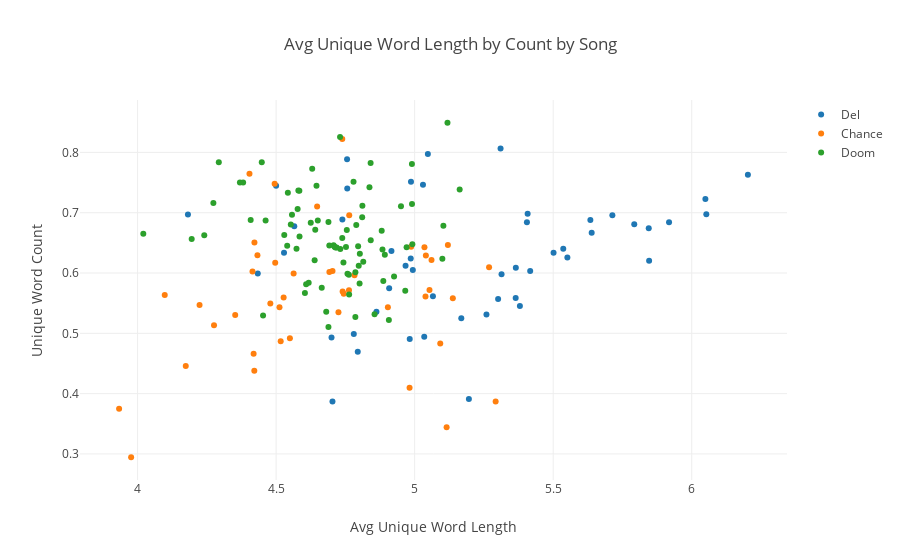

Here is the notebook cell this chart was saved with:
### Code cell
unique_count_to_length(sub_works.values())

### Figure 1 — Plotly figure (JSON) as saved in the notebook; plotly's stock layout.template omitted (floating-point values rounded to 4 significant figures)
{"data": [{"hoverinfo": "text", "mode": "markers", "name": "Del", "text": ["Virus", "Positive Contact", "Things You Can Do", "Hoe!", "On the Run Again", "War of the Masses", "Pay the Price", "The Return", "Talent Supercedes", "The Agony", "What Is This Loneliness", "Do You Remember?", "Nobody Can", "Melding of the Minds", "Look Across the Sky", "All We Know", "Catch a Bad One", "No Need for Alarm", "Wack M.C.'s", "Worldwide", "Love is worth", "Don't Forget the Bass", "Jaw Gymnastics", "Shit Talkers *", "Followers *", "Press Rewind", "Time is Too Expensive", "FWA (Fair Weather Associates) *", "Offspring", "Stay On Your Toes", "Catch All This", "Strange Universe", "The Repo Man Sings for You", "Three Emcees", "What's Wrong with This Picture", "Oakland Blackouts", "Off the Record", "Get It", "Food Fight", "Nothing Fake/The Ultimate", "The World's Gone Mad", "Magnetizing", "The Projects (PJays)", "Clint Eastwood", "Preservation", "Fragments", "Undisputed Champs", "'94 Via Satellite", "Ride Slow"], "type": "scatter", "x": [5.301, 5.846, 6.053, 4.967, 5.408, 5.417, 5.365, 5.536, 5.918, 5.793, 6.203, 5.714, 6.049, 5.38, 5.845, 5.048, 5.066, 4.908, 4.703, 4.434, 4.795, 4.982, 5.634, 4.862, 4.7, 5.639, 5.501, 4.529, 5.551, 4.993, 5.365, 5.31, 5.168, 4.987, 5.03, 5.405, 4.756, 4.182, 4.916, 4.5, 5.035, 5.314, 4.566, 5.196, 4.757, 4.78, 4.986, 5.259, 4.739], "y": [0.557, 0.6203, 0.6976, 0.612, 0.6983, 0.6034, 0.5585, 0.6404, 0.6844, 0.6808, 0.7629, 0.6958, 0.7226, 0.5453, 0.6744, 0.7975, 0.5614, 0.5749, 0.3869, 0.5991, 0.4696, 0.4904, 0.6879, 0.5356, 0.4933, 0.6667, 0.6334, 0.6335, 0.6256, 0.6048, 0.6086, 0.8065, 0.5251, 0.7512, 0.7463, 0.6842, 0.7885, 0.6972, 0.6367, 0.7448, 0.4943, 0.5979, 0.6776, 0.3913, 0.74, 0.4988, 0.6239, 0.5313, 0.6886]}, {"hoverinfo": "text", "mode": "markers", "name": "Chance", "text": ["Lost", "Acid Rain", "Chain Smoker", "Everything's Good (Good Ass Outro)", "Interlude (That's Love)", "Juice", "Paranoia *", "NaNa", "Cocoa Butter Kisses", "Smoke Again", "Pusha Man", "Favorite Song", "Good Ass Intro", "Everybody's Something", "14,400 Minutes", "Brain Cells", "Juke Juke", "Missing You", "Nostalgia", "Prom Night", "U Got Me Fucked Up", "Hey Ma", "Fuck You Tahm Bout", "Family", "Windows", "Long Time II", "I Am Very Very Lonely", "Same Drugs", "Smoke Break", "Angels", "All Night", "Drown", "Blessings (Reprise)", "How Great", "Finish Line", "Mixtape", "All We Got", "D.R.A.M. Sings Special", "Juke Jam", "No Problem", "Summer Friends", "Blessings", "The Writer", "I Ain't Word", "Israel (Sparring)"], "type": "scatter", "x": [4.098, 5.138, 4.433, 5.292, 5.115, 4.763, 5.04, 4.764, 4.404, 4.497, 4.422, 4.648, 4.982, 4.903, 4.692, 5.269, 4.224, 4.479, 5.035, 5.092, 4.739, 4.527, 4.725, 4.512, 4.55, 4.783, 4.495, 4.276, 4.421, 3.977, 4.174, 4.419, 5.12, 5.054, 4.563, 4.517, 4.415, 3.933, 4.352, 4.74, 4.703, 4.987, 4.744, 5.039, 5.061], "y": [0.5635, 0.5582, 0.6295, 0.3869, 0.3444, 0.5714, 0.6291, 0.6957, 0.7647, 0.6169, 0.6504, 0.7102, 0.4098, 0.5433, 0.6019, 0.6096, 0.5468, 0.5496, 0.6429, 0.4831, 0.8221, 0.5593, 0.5351, 0.543, 0.4918, 0.5964, 0.748, 0.5133, 0.4378, 0.2945, 0.4457, 0.4661, 0.6466, 0.5717, 0.5994, 0.4869, 0.6027, 0.375, 0.5303, 0.5695, 0.6035, 0.6434, 0.5658, 0.561, 0.6215]}, {"hoverinfo": "text", "mode": "markers", "name": "Doom", "text": ["Anti-Matter", "Supervillainz", "Absolutely", "More Rhymin'", "Batty-Boys", "Rap Ambush", "Ballskin", "Microwave Mayo", "Lightworks", "Gazillion Ear", "Angelz", "Strange Universe", "Raid", "Strange Ways", "Great Day", "Accordion", "Money Folder", "America's Most Blunted", "Fall Back/Titty Fat", "Space Ho's", "Vats of Urine", "Mince Meat", "Crosshairs", "Perfect Hair", "Bada Bing", "El Chupa Nibre", "No Names", "A.T.H.F.", "Basket Case", "Old School", "Benzie Box", "The Mask", "Sofa King Remix", "El Chupa Nibre Remix", "Perfect Hair II", "Korn Dogs", "Space Ho's (Madlib Remix)", "Entrees: Kookies", "Appetizers: One Beer", "Entrees: Kon Karne", "The Mic", "Who You Think I Am", "The Finest", "Hero V.S. Villain", "Greenbacks", "Go With the Flow", "Beef Rapp", "Deep Fried Frenz", "Kon Queso", "Hoe Cakes", "Rapp Snitch Knishes", "Blunt Drunk (All Outta Ale Remix)", "Angeles", "Ghostwhirl", "Rock Co.Kane Flow", "Chinatown Wars (Like a Renegade)", "Put Your Quarter Up", "Potholderz", "Closer", "Never Dead", "New Beginning", "Get 'Er Done", "Trap Door", " Cellz", "Project Jazz", "November Has Come", "In the Streets", "Highs and Lows *", "Fire Wood Drumstix", "Victory Laps", "Fly That Knot", "Blacklist", "The Unexpected", "Biochemical Equation", "Masquatch", "Ray Gun", "I Hear Voices\t", "Think I Am", "Melody (Remix)"], "type": "scatter", "x": [4.604, 4.195, 4.971, 4.99, 4.786, 5.118, 4.881, 5.104, 4.731, 4.887, 4.811, 4.951, 4.779, 4.796, 4.752, 4.707, 4.892, 4.584, 4.692, 4.764, 4.711, 4.884, 4.65, 4.641, 4.801, 4.743, 4.763, 4.841, 5.1, 4.63, 4.689, 4.462, 4.618, 4.732, 4.529, 4.926, 4.758, 4.814, 4.608, 4.802, 4.786, 4.293, 4.855, 4.681, 4.966, 4.574, 4.739, 4.907, 4.665, 4.453, 4.837, 4.689, 4.625, 4.369, 4.639, 4.381, 4.274, 4.021, 4.557, 4.718, 4.448, 4.408, 4.789, 5.162, 4.553, 4.54, 4.58, 4.841, 4.811, 4.99, 4.798, 4.585, 4.755, 4.542, 4.714, 4.646, 4.992, 4.241, 4.578], "y": [0.5667, 0.6564, 0.6427, 0.7808, 0.6014, 0.8492, 0.6703, 0.6784, 0.8254, 0.587, 0.7114, 0.7105, 0.7514, 0.6442, 0.6432, 0.646, 0.6302, 0.7366, 0.6457, 0.5643, 0.6435, 0.6392, 0.6872, 0.6717, 0.5827, 0.6174, 0.597, 0.6543, 0.6235, 0.7727, 0.6844, 0.6872, 0.584, 0.64, 0.6631, 0.5944, 0.5989, 0.6187, 0.5813, 0.6318, 0.5272, 0.7838, 0.5316, 0.5356, 0.5706, 0.6401, 0.6581, 0.5219, 0.5757, 0.5295, 0.7421, 0.5104, 0.6835, 0.75, 0.6213, 0.75, 0.7162, 0.6651, 0.6968, 0.6424, 0.7838, 0.6877, 0.6798, 0.7387, 0.6804, 0.6452, 0.7366, 0.7824, 0.6926, 0.7143, 0.6121, 0.6605, 0.6712, 0.7329, 0.6424, 0.7447, 0.6478, 0.6626, 0.7061]}], "layout": {"hovermode": "closest", "title": "Avg Unique Word Length by Count by Song", "xaxis": {"title": "Avg Unique Word Length"}, "yaxis": {"title": "Unique Word Count"}}}
